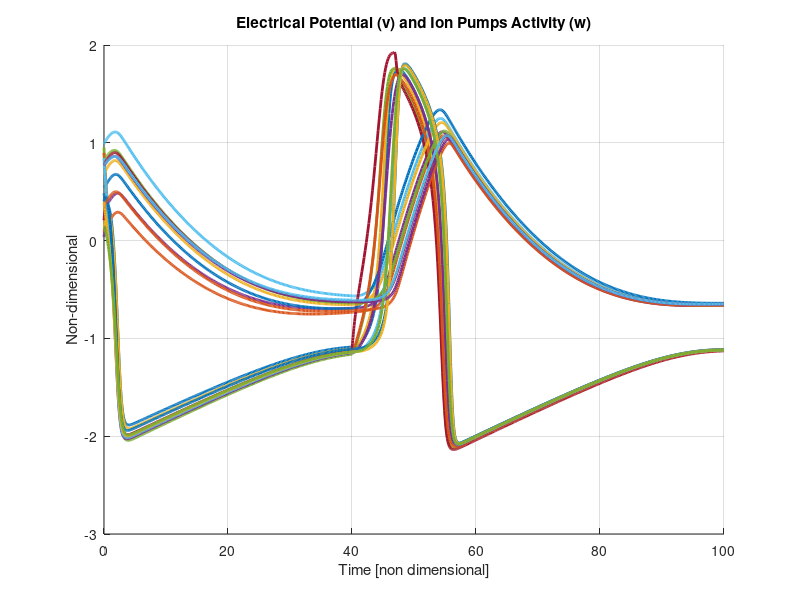
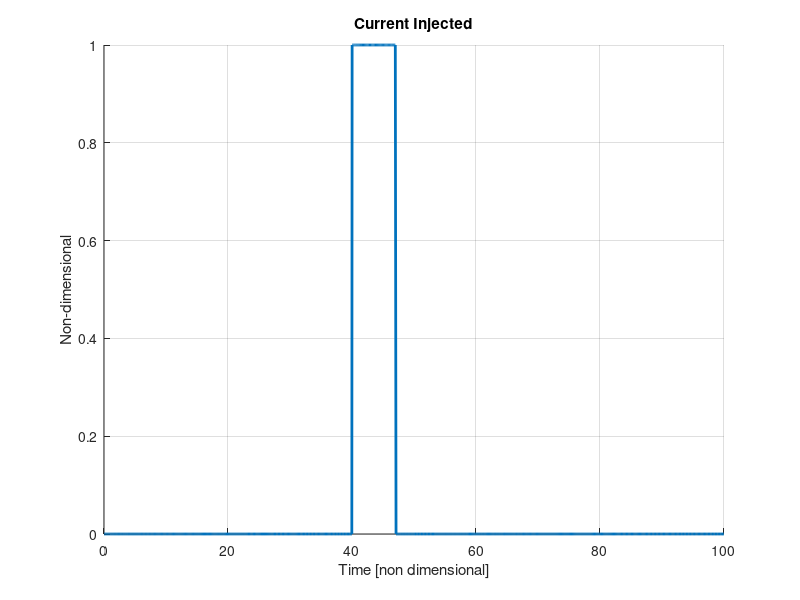
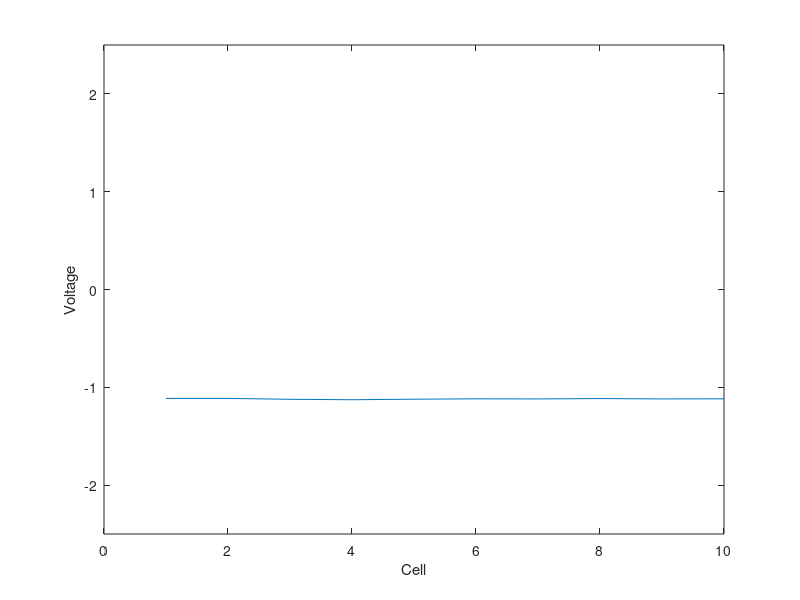

MATLAB code for these plots, in order:
%% model parameters
eps = 0.08;
a = 1.0;
b = 0.2;

%% model definition
I_0 = 1.0;          % injected current
T_start = 40;
T_stop = 47;
I = @(t) I_0 * (sign((t-T_start)) - sign(t-T_stop))/2;

D = 0.9;    % electrical connectivity

f = @(t,v,w,k,l) v - 1/3*v.^3 - w + D*(k - 2*v + l);
g = @(v,w) eps*(v + a -b*w);


%% simulation
dxdt =@ (t,x) [f(t,x(1),x(2),x(11),x(3)); g(x(1),x(2));
               f(t,x(3),x(4),x(1),x(5)); g(x(3),x(4));
               f(t,x(5),x(6),x(3),x(7)); g(x(5),x(6));
               f(t,x(7),x(8),x(5),x(9)) + I(t); g(x(7),x(8));
               f(t,x(9),x(10),x(7),x(11)); g(x(9),x(10));
               f(t,x(11),x(12),x(9),x(13)); g(x(11),x(12));
               f(t,x(13),x(14),x(11),x(15)); g(x(13),x(14));
               f(t,x(15),x(16),x(13),x(17)); g(x(15),x(16));
               f(t,x(17),x(18),x(15),x(19)); g(x(17),x(18));
               f(t,x(19),x(20),x(17),x(1)); g(x(19),x(20))]; 

v_initial = -1.1298;
w_initial = -0.6491;

% solve!
% [T,X] = ode45(dxdt,[0, 100], [v_initial, w_initial ...
%                               v_initial, w_initial ...
%                               v_initial, w_initial ...
%                               v_initial, w_initial ...
%                               v_initial, w_initial ...
%                               v_initial, w_initial ...
%                               v_initial, w_initial ...
%                               v_initial, w_initial ...
%                               v_initial, w_initial ...
%                               v_initial, w_initial]);

[T,X] = ode45(dxdt,[0, 100], rand(20,1));

% plot
figure
title('Electrical Potential (v) and Ion Pumps Activity (w)')
hold on
plot(T,X,'LineWidth',2)
grid
xlabel('Time [non dimensional]')
ylabel('Non-dimensional')
figure
hold on
title('Current Injected')
plot(T,I(T),'LineWidth',2)
grid
xlabel('Time [non dimensional]')
ylabel('Non-dimensional')

%% movie
for nt=1:numel(T)
figure(5); clf; hold on; box on;
plot(X(nt,1:2:19));
set(gca,'ylim', [-2.5,2.5])
xlabel('Cell');
ylabel('Voltage')
drawnow;
end



